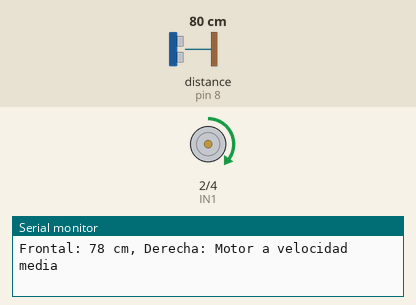
This sketch was run on a simulated Arduino Uno, built with avr-gcc and run on an emulated ATmega328P. Parts: motor-driver pin pairs drawn as motors (green arrow = first pin HIGH = forward, orange = second pin HIGH = backward, longer = more drive, scaled by the enable pin), the last lines printed to the serial monitor. Wiring (inferred from the names in the program): ultrasonic range finder: trigger pin 9; echo pin 8. Inputs (shaded band) come from the test bench; at power-on: distance to the obstacle (sensor on pin 8) 80 cm. The echo pulse lasts 58.3 µs per cm.

Above: at 1.2 s.
1.3 s: distance to the obstacle (sensor on pin 8) set to 12 cm
4.3 s: distance to the obstacle (sensor on pin 8) set to 9 cm
At 5.7 s:
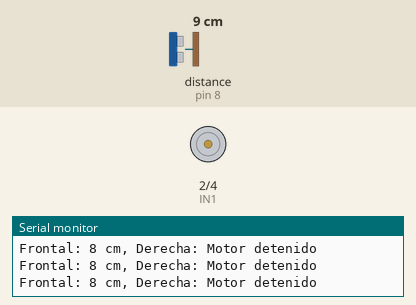
Timing chart, 0 to 7.3 s (numbered marks = the images above; inputs shaded):
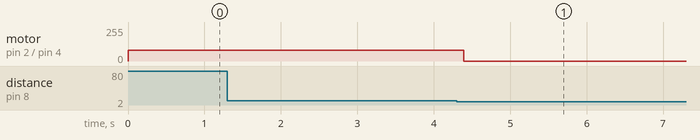

Measured:
- the behaviour switches between 11 and 10 cm on distance to the obstacle (sensor on pin 8) (found by bisection; images 0 and 1)
- after the input at 4.3 s, motor on pin 2 (IN1) / pin 4 (IN2): forward 80/255 → stopped after 0.09 s

The sketch:

Motor_Ultrasonico.ino
```cpp
// Motor
const int ENC_A = 6;
const int ENC_B = 5;
const int IN1 = 2;
const int IN2 = 4;
const int ENA = 3;

// Ultrasonicos
const int ultrasonicoFrontalEcho = 8;
const int ultrasonicoFrontalTrig = 9;

volatile int pulseCount = 0;
unsigned long lastTime = 0;
const unsigned long interval = 1000; // Intervalo de tiempo en milisegundos

// Implementar ultrasonico para que al momento de detectar
// algo se pare el motor si esta libre el camino acelerar
void setup() {
  Serial.begin(9600);

  // Motor
  pinMode(ENC_A, INPUT);
  pinMode(ENC_B, INPUT);
  pinMode(IN1, OUTPUT);
  pinMode(IN2, OUTPUT);
  pinMode(ENA, OUTPUT);
  attachInterrupt(digitalPinToInterrupt(ENC_A), countPulse, RISING);

  // Ultrasonico Frontal
  pinMode(ultrasonicoFrontalEcho, INPUT);
  pinMode(ultrasonicoFrontalTrig, OUTPUT);
}

void loop() {
  // Para checar los rpm
  unsigned long currentTime = millis();
  if (currentTime - lastTime >= interval) {
    lastTime = currentTime;
    float rpm = (pulseCount / 20.0) * 60.0; // Suponiendo 20 pulsos por revolución
    Serial.print("RPM: ");
    Serial.println(rpm);
    pulseCount = 0;
  }
  long distanciaFrontal = distanciaUltrasonico(ultrasonicoFrontalTrig, ultrasonicoFrontalEcho);

  // Distancia de los ultrasonicos
  Serial.print("Frontal: ");
  Serial.print(distanciaFrontal);
  Serial.print(" cm, Derecha: ");

  if(distanciaFrontal < 10){
    detener();
  }else{
    avanzar();
  }
}

void countPulse() {
  pulseCount++;
}

// Funciones de los motores
void detener(){
   Serial.println("Motor detenido");
   digitalWrite(IN1, LOW);  // Detener motor
   digitalWrite(IN2, LOW);
   analogWrite(ENA, 0);     // Sin velocidad
}

void avanzar(){
  Serial.println("Motor a velocidad media");
  digitalWrite(IN1, HIGH); // Sentido del motor
  digitalWrite(IN2, LOW);
  analogWrite(ENA, 80);   // Velocidad media (50%)
}

long distanciaUltrasonico(int trigPin, int echoPin) {
        digitalWrite(trigPin, LOW);
        delayMicroseconds(2);
        digitalWrite(trigPin, HIGH);
        delayMicroseconds(10);
        digitalWrite(trigPin, LOW);

        long duracion = pulseIn(echoPin, HIGH);
        long distancia = duracion * 0.034 / 2;
        return distancia;
}
```
